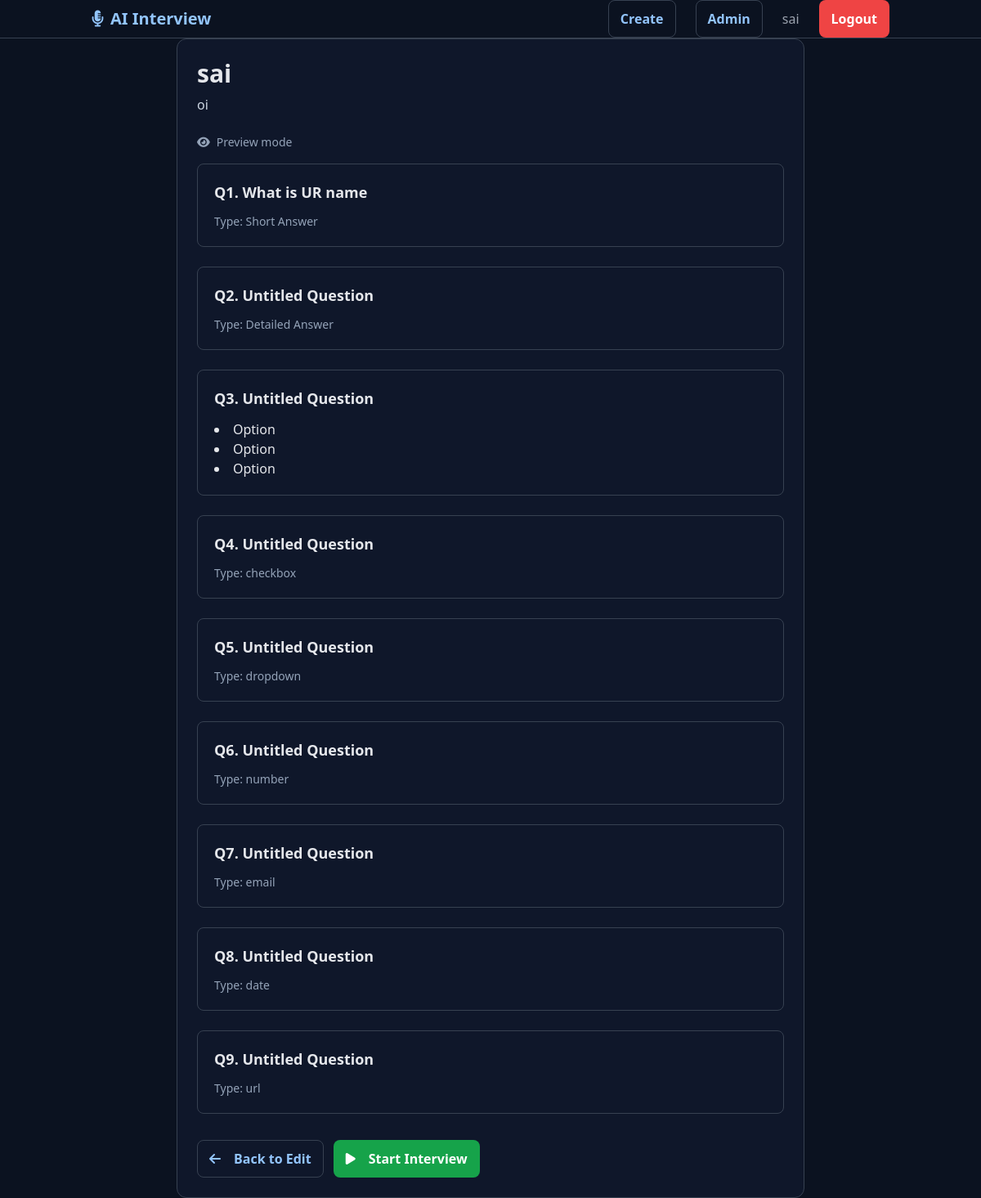
/interviews/2/preview/ (signed in), run on the app's committed database.
### interviews/models.py (models this page shows, shortened)
class Interview(models.Model):
    title = models.CharField(max_length=255)
    description = models.TextField(blank=True)
    created_by = models.ForeignKey(User, on_delete=models.CASCADE, related_name='interviews')
    created_at = models.DateTimeField(default=timezone.now)
    updated_at = models.DateTimeField(auto_now=True)
    is_active = models.BooleanField(default=True)
    class Meta:
        ordering = ['-created_at']

class Question(models.Model):
    QUESTION_TYPES = [
        ('text', 'Short Answer'),
        ('textarea', 'Detailed Answer'),
        ('multiple_choice', 'Multiple Choice'),
    ]
    interview = models.ForeignKey(Interview, on_delete=models.CASCADE, related_name='questions')
    section = models.ForeignKey(Section, null=True, blank=True, on_delete=models.SET_NULL, related_name='questions')
    question_text = models.TextField()
    question_type = models.CharField(max_length=20, choices=QUESTION_TYPES, default='text')
    is_required = models.BooleanField(default=True)
    order = models.IntegerField(default=0)
    class Meta:
        ordering = ['order']

class QuestionOption(models.Model):
    question = models.ForeignKey(Question, on_delete=models.CASCADE, related_name='options')
    option_text = models.CharField(max_length=255)
    order = models.IntegerField(default=0)
    class Meta:
        ordering = ['order']

### interviews/views.py (the view)
# urls.py: path('<int:pk>/preview/', views.interview_preview, name='preview'),
@login_required
@require_http_methods(["GET"])
def interview_preview(request, pk):
    interview = get_object_or_404(Interview, pk=pk, created_by=request.user)
    return render(request, 'interviews/preview.html', {'interview': interview, 'preview_mode': True})

### templates/interviews/preview.html (shortened to what this page needs)
{% extends 'base.html' %}
{% block content %}
<div class="max-w-3xl mx-auto">
  <div class="card">
    <h1 class="text-3xl font-bold text-gray-900 mb-2">{{ interview.title }}</h1>
    {% if interview.description %}
    <p class="text-gray-700 mb-6">{{ interview.description }}</p>
    {% endif %}
    {% if preview_mode %}
    <div class="mb-4 text-sm text-gray-500">
      <i class="fas fa-eye mr-2"></i>Preview mode
    </div>
    {% endif %}
    <div class="space-y-6">
      {% for q in interview.questions.all %}
      <div class="border border-gray-200 rounded-lg p-5">
        <h3 class="text-lg font-semibold text-gray-900 mb-3">Q{{ forloop.counter }}. {{ q.question_text }}</h3>
        {% if q.question_type == 'multiple_choice' %}
          <ul class="list-disc list-inside text-gray-800">
            {% for opt in q.options.all %}
            <li>{{ opt.option_text }}</li>
            {% empty %}
            <li class="text-gray-500">No options added</li>
            {% endfor %}
          </ul>
        {% else %}
          <p class="text-sm text-gray-500">Type: {{ q.get_question_type_display }}</p>
        {% endif %}
      </div>
      {% empty %}
      <p class="text-gray-600">No questions yet.</p>
      {% endfor %}
    </div>
    <div class="mt-8 flex space-x-3">
      <a href="{% url 'interviews:edit' interview.pk %}" class="btn btn-outline">
        <i class="fas fa-arrow-left mr-2"></i>Back to Edit
      </a>
      <a href="{% url 'interviews:ai_interview' interview.pk %}" class="btn btn-success">
        <i class="fas fa-play mr-2"></i>Start Interview
      </a>
    </div>
  </div>
</div>
{% endblock %}

### templates/base.html (shortened to what this page needs)
<!DOCTYPE html>
<html lang="en">
{% load static %}
<head>
    <script src="https://cdn.tailwindcss.com"></script>
    <link rel="stylesheet" href="https://cdnjs.cloudflare.com/ajax/libs/font-awesome/6.4.0/css/all.min.css">
    <link rel="stylesheet" href="{% static 'css/app.css' %}">
</head>
<body class="bg-gray-900 text-white min-h-screen theme-dark">
    <nav class="navbar">
        <div class="container">
            <div class="flex justify-between items-center">
                <a href="{% url 'interviews:list' %}" class="text-xl font-bold hover:text-purple-400">
                    <i class="fas fa-microphone-alt mr-2"></i>AI Interview
                </a>
                <div class="flex items-center space-x-6 nav">
                    {% if user.is_authenticated %}
                        <a href="{% url 'interviews:create' %}" class="btn btn-outline">Create</a>
                        <a href="{% url 'admin:index' %}" class="btn btn-outline">Admin</a>
                        <span class="text-gray-400">{{ user.username }}</span>
                        <a href="{% url 'auth:logout' %}" class="btn btn-danger">Logout</a>
                    {% else %}
                        <a href="{% url 'auth:login' %}" class="btn btn-outline">Login</a>
                        <a href="{% url 'auth:register' %}" class="btn btn-primary">Register</a>
                    {% endif %}
                </div>
            </div>
        </div>
    </nav>
    <main class="container page">
        {% block content %}{% endblock %}
    </main>
</body>
</html>

### static/css/app.css (style rules this page uses)
:root { --bg-0: #0b1220; --bg-1: #0f172a; --bg-2: #111827; --bg-3: #1f2937; --text-0: #e5e7eb; --text-1: #cbd5e1; --text-2: #9ca3af; --brand: #7c3aed; --brand-2: #4f46e5; --accent: #22c55e; --danger: #ef4444; --warning: #f59e0b; --border: #374151; --focus: #60a5fa; --link: #93c5fd; }
body.theme-dark { background: var(--bg-0); color: var(--text-0); }
body.theme-dark .text-gray-900 { color: var(--text-0) !important; }
body.theme-dark .text-gray-800 { color: var(--text-0) !important; }
body.theme-dark .text-gray-700 { color: var(--text-1) !important; }
body.theme-dark .text-gray-500 { color: #94a3b8 !important; }
body.theme-dark .border-gray-200 { border-color: var(--border) !important; }
.container { max-width: 1200px; margin: 0 auto; padding: 0 24px; }
.card { background: var(--bg-1); border: 1px solid var(--border); border-radius: 12px; padding: 24px; }
.navbar { background: var(--bg-0); border-bottom: 1px solid var(--border); }
.nav a { color: var(--text-1); text-decoration: none; }
h1, h2, h3, h4 { color: var(--text-0); }
p { color: var(--text-1); }
.btn { display: inline-flex; align-items: center; justify-content: center; gap: 8px; font-weight: 600; border-radius: 8px; padding: 10px 14px; border: 1px solid transparent; cursor: pointer; text-decoration: none; }
.btn-success { background: #16a34a; color: #fff; }
.btn-danger { background: var(--danger); color: #fff; }
.btn-outline { background: transparent; color: var(--text-0); border-color: var(--border); }
.btn, .btn:hover { text-decoration: none; }
a, .link { color: var(--link); }
.page { padding-bottom: 48px; }
* { box-sizing: border-box; }
html, body { margin: 0; padding: 0; }
body.theme-dark a { color: var(--link); }
.btn-primary, .btn-success, .btn-danger { color: #fff !important; }
body.theme-dark input, body.theme-dark textarea, body.theme-dark select, body.theme-dark .btn { box-shadow: none !important; }

### data on the page
Interview: title "sai", description "oi"
Question: question_text "What is UR name", question_type "Short Answer"
Question: question_text "Untitled Question", question_type "Detailed Answer"
Question: question_text "Untitled Question"
QuestionOption: option_text "Option"
QuestionOption: option_text "Option"
QuestionOption: option_text "Option"
Question: question_text "Untitled Question", question_type "checkbox"
Question: question_text "Untitled Question", question_type "dropdown"
Question: question_text "Untitled Question", question_type "number"
Question: question_text "Untitled Question", question_type "email"
Question: question_text "Untitled Question", question_type "date"
Question: question_text "Untitled Question", question_type "url"

### other printed values
{{ user.username }} "sai"
